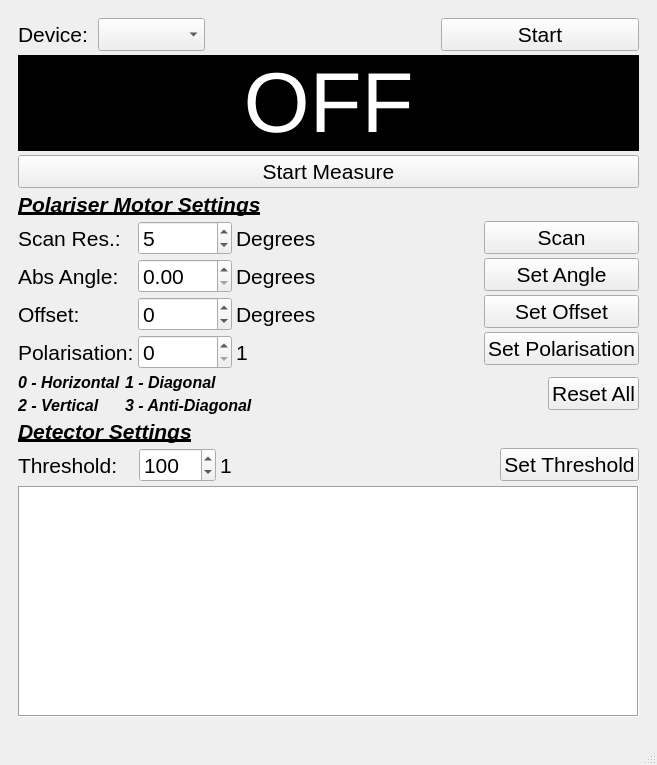
<?xml version="1.0" encoding="UTF-8"?>
<ui version="4.0">
 <class>main_window</class>
 <widget class="QMainWindow" name="main_window">
  <property name="geometry">
   <rect>
    <x>0</x>
    <y>0</y>
    <width>657</width>
    <height>765</height>
   </rect>
  </property>
  <property name="font">
   <font>
    <family>Arial</family>
    <pointsize>16</pointsize>
   </font>
  </property>
  <property name="windowTitle">
   <string>Cute Receiver</string>
  </property>
  <property name="windowIcon">
   <iconset>
    <normaloff>../../../../../../.designer/backup/icon.png</normaloff>../../../../../../.designer/backup/icon.png</iconset>
  </property>
  <property name="autoFillBackground">
   <bool>false</bool>
  </property>
  <widget class="QWidget" name="centralwidget">
   <property name="enabled">
    <bool>true</bool>
   </property>
   <property name="baseSize">
    <size>
     <width>0</width>
     <height>0</height>
    </size>
   </property>
   <layout class="QHBoxLayout" name="horizontalLayout_5">
    <property name="spacing">
     <number>6</number>
    </property>
    <item>
     <widget class="QWidget" name="widget" native="true">
      <layout class="QVBoxLayout" name="verticalLayout_5" stretch="0,0,0,0,0,0,0,0,2">
       <property name="spacing">
        <number>4</number>
       </property>
       <item>
        <layout class="QHBoxLayout" name="horizontalLayout_4" stretch="0,0,0,0">
         <item>
          <widget class="QLabel" name="deviceName">
           <property name="font">
            <font>
             <family>Arial</family>
             <pointsize>16</pointsize>
             <weight>50</weight>
             <italic>false</italic>
             <bold>false</bold>
            </font>
           </property>
           <property name="text">
            <string>Device: </string>
           </property>
          </widget>
         </item>
         <item>
          <widget class="QComboBox" name="deviceBox"/>
         </item>
         <item>
          <spacer name="horizontalSpacer_5">
           <property name="orientation">
            <enum>Qt::Horizontal</enum>
           </property>
           <property name="sizeHint" stdset="0">
            <size>
             <width>40</width>
             <height>20</height>
            </size>
           </property>
          </spacer>
         </item>
         <item>
          <widget class="QPushButton" name="buttonStart">
           <property name="sizePolicy">
            <sizepolicy hsizetype="Minimum" vsizetype="Fixed">
             <horstretch>0</horstretch>
             <verstretch>0</verstretch>
            </sizepolicy>
           </property>
           <property name="minimumSize">
            <size>
             <width>198</width>
             <height>0</height>
            </size>
           </property>
           <property name="font">
            <font>
             <family>Arial</family>
             <pointsize>16</pointsize>
            </font>
           </property>
           <property name="text">
            <string>Start</string>
           </property>
          </widget>
         </item>
        </layout>
       </item>
       <item>
        <widget class="QLabel" name="labelPower">
         <property name="palette">
          <palette>
           <active>
            <colorrole role="WindowText">
             <brush brushstyle="SolidPattern">
              <color alpha="255">
               <red>255</red>
               <green>255</green>
               <blue>255</blue>
              </color>
             </brush>
            </colorrole>
            <colorrole role="Button">
             <brush brushstyle="SolidPattern">
              <color alpha="255">
               <red>0</red>
               <green>0</green>
               <blue>0</blue>
              </color>
             </brush>
            </colorrole>
            <colorrole role="Light">
             <brush brushstyle="SolidPattern">
              <color alpha="255">
               <red>0</red>
               <green>0</green>
               <blue>0</blue>
              </color>
             </brush>
            </colorrole>
            <colorrole role="Midlight">
             <brush brushstyle="SolidPattern">
              <color alpha="255">
               <red>0</red>
               <green>0</green>
               <blue>0</blue>
              </color>
             </brush>
            </colorrole>
            <colorrole role="Dark">
             <brush brushstyle="SolidPattern">
              <color alpha="255">
               <red>0</red>
               <green>0</green>
               <blue>0</blue>
              </color>
             </brush>
            </colorrole>
            <colorrole role="Mid">
             <brush brushstyle="SolidPattern">
              <color alpha="255">
               <red>0</red>
               <green>0</green>
               <blue>0</blue>
              </color>
             </brush>
            </colorrole>
            <colorrole role="Text">
             <brush brushstyle="SolidPattern">
              <color alpha="255">
               <red>255</red>
               <green>255</green>
               <blue>255</blue>
              </color>
             </brush>
            </colorrole>
            <colorrole role="BrightText">
             <brush brushstyle="SolidPattern">
              <color alpha="255">
               <red>255</red>
               <green>255</green>
               <blue>255</blue>
              </color>
             </brush>
            </colorrole>
            <colorrole role="ButtonText">
             <brush brushstyle="SolidPattern">
              <color alpha="255">
               <red>255</red>
               <green>255</green>
               <blue>255</blue>
              </color>
             </brush>
            </colorrole>
            <colorrole role="Base">
             <brush brushstyle="SolidPattern">
              <color alpha="255">
               <red>0</red>
               <green>0</green>
               <blue>0</blue>
              </color>
             </brush>
            </colorrole>
            <colorrole role="Window">
             <brush brushstyle="SolidPattern">
              <color alpha="255">
               <red>0</red>
               <green>0</green>
               <blue>0</blue>
              </color>
             </brush>
            </colorrole>
            <colorrole role="Shadow">
             <brush brushstyle="SolidPattern">
              <color alpha="255">
               <red>0</red>
               <green>0</green>
               <blue>0</blue>
              </color>
             </brush>
            </colorrole>
            <colorrole role="AlternateBase">
             <brush brushstyle="SolidPattern">
              <color alpha="255">
               <red>0</red>
               <green>0</green>
               <blue>0</blue>
              </color>
             </brush>
            </colorrole>
            <colorrole role="ToolTipBase">
             <brush brushstyle="SolidPattern">
              <color alpha="255">
               <red>255</red>
               <green>255</green>
               <blue>220</blue>
              </color>
             </brush>
            </colorrole>
            <colorrole role="ToolTipText">
             <brush brushstyle="SolidPattern">
              <color alpha="255">
               <red>0</red>
               <green>0</green>
               <blue>0</blue>
              </color>
             </brush>
            </colorrole>
           </active>
           <inactive>
            <colorrole role="WindowText">
             <brush brushstyle="SolidPattern">
              <color alpha="255">
               <red>255</red>
               <green>255</green>
               <blue>255</blue>
              </color>
             </brush>
            </colorrole>
            <colorrole role="Button">
             <brush brushstyle="SolidPattern">
              <color alpha="255">
               <red>0</red>
               <green>0</green>
               <blue>0</blue>
              </color>
             </brush>
            </colorrole>
            <colorrole role="Light">
             <brush brushstyle="SolidPattern">
              <color alpha="255">
               <red>0</red>
               <green>0</green>
               <blue>0</blue>
              </color>
             </brush>
            </colorrole>
            <colorrole role="Midlight">
             <brush brushstyle="SolidPattern">
              <color alpha="255">
               <red>0</red>
               <green>0</green>
               <blue>0</blue>
              </color>
             </brush>
            </colorrole>
            <colorrole role="Dark">
             <brush brushstyle="SolidPattern">
              <color alpha="255">
               <red>0</red>
               <green>0</green>
               <blue>0</blue>
              </color>
             </brush>
            </colorrole>
            <colorrole role="Mid">
             <brush brushstyle="SolidPattern">
              <color alpha="255">
               <red>0</red>
               <green>0</green>
               <blue>0</blue>
              </color>
             </brush>
            </colorrole>
            <colorrole role="Text">
             <brush brushstyle="SolidPattern">
              <color alpha="255">
               <red>255</red>
               <green>255</green>
               <blue>255</blue>
              </color>
             </brush>
            </colorrole>
            <colorrole role="BrightText">
             <brush brushstyle="SolidPattern">
              <color alpha="255">
               <red>255</red>
               <green>255</green>
               <blue>255</blue>
              </color>
             </brush>
            </colorrole>
            <colorrole role="ButtonText">
             <brush brushstyle="SolidPattern">
              <color alpha="255">
               <red>255</red>
               <green>255</green>
               <blue>255</blue>
              </color>
             </brush>
            </colorrole>
            <colorrole role="Base">
             <brush brushstyle="SolidPattern">
              <color alpha="255">
               <red>0</red>
               <green>0</green>
               <blue>0</blue>
              </color>
             </brush>
            </colorrole>
            <colorrole role="Window">
             <brush brushstyle="SolidPattern">
              <color alpha="255">
               <red>0</red>
               <green>0</green>
               <blue>0</blue>
              </color>
             </brush>
            </colorrole>
            <colorrole role="Shadow">
             <brush brushstyle="SolidPattern">
              <color alpha="255">
               <red>0</red>
               <green>0</green>
               <blue>0</blue>
              </color>
             </brush>
            </colorrole>
            <colorrole role="AlternateBase">
             <brush brushstyle="SolidPattern">
              <color alpha="255">
               <red>0</red>
               <green>0</green>
               <blue>0</blue>
              </color>
             </brush>
            </colorrole>
            <colorrole role="ToolTipBase">
             <brush brushstyle="SolidPattern">
              <color alpha="255">
               <red>255</red>
               <green>255</green>
               <blue>220</blue>
              </color>
             </brush>
            </colorrole>
            <colorrole role="ToolTipText">
             <brush brushstyle="SolidPattern">
              <color alpha="255">
               <red>0</red>
               <green>0</green>
               <blue>0</blue>
              </color>
             </brush>
            </colorrole>
           </inactive>
           <disabled>
            <colorrole role="WindowText">
             <brush brushstyle="SolidPattern">
              <color alpha="255">
               <red>0</red>
               <green>0</green>
               <blue>0</blue>
              </color>
             </brush>
            </colorrole>
            <colorrole role="Button">
             <brush brushstyle="SolidPattern">
              <color alpha="255">
               <red>0</red>
               <green>0</green>
               <blue>0</blue>
              </color>
             </brush>
            </colorrole>
            <colorrole role="Light">
             <brush brushstyle="SolidPattern">
              <color alpha="255">
               <red>0</red>
               <green>0</green>
               <blue>0</blue>
              </color>
             </brush>
            </colorrole>
            <colorrole role="Midlight">
             <brush brushstyle="SolidPattern">
              <color alpha="255">
               <red>0</red>
               <green>0</green>
               <blue>0</blue>
              </color>
             </brush>
            </colorrole>
            <colorrole role="Dark">
             <brush brushstyle="SolidPattern">
              <color alpha="255">
               <red>0</red>
               <green>0</green>
               <blue>0</blue>
              </color>
             </brush>
            </colorrole>
            <colorrole role="Mid">
             <brush brushstyle="SolidPattern">
              <color alpha="255">
               <red>0</red>
               <green>0</green>
               <blue>0</blue>
              </color>
             </brush>
            </colorrole>
            <colorrole role="Text">
             <brush brushstyle="SolidPattern">
              <color alpha="255">
               <red>0</red>
               <green>0</green>
               <blue>0</blue>
              </color>
             </brush>
            </colorrole>
            <colorrole role="BrightText">
             <brush brushstyle="SolidPattern">
              <color alpha="255">
               <red>255</red>
               <green>255</green>
               <blue>255</blue>
              </color>
             </brush>
            </colorrole>
            <colorrole role="ButtonText">
             <brush brushstyle="SolidPattern">
              <color alpha="255">
               <red>0</red>
               <green>0</green>
               <blue>0</blue>
              </color>
             </brush>
            </colorrole>
            <colorrole role="Base">
             <brush brushstyle="SolidPattern">
              <color alpha="255">
               <red>0</red>
               <green>0</green>
               <blue>0</blue>
              </color>
             </brush>
            </colorrole>
            <colorrole role="Window">
             <brush brushstyle="SolidPattern">
              <color alpha="255">
               <red>0</red>
               <green>0</green>
               <blue>0</blue>
              </color>
             </brush>
            </colorrole>
            <colorrole role="Shadow">
             <brush brushstyle="SolidPattern">
              <color alpha="255">
               <red>0</red>
               <green>0</green>
               <blue>0</blue>
              </color>
             </brush>
            </colorrole>
            <colorrole role="AlternateBase">
             <brush brushstyle="SolidPattern">
              <color alpha="255">
               <red>0</red>
               <green>0</green>
               <blue>0</blue>
              </color>
             </brush>
            </colorrole>
            <colorrole role="ToolTipBase">
             <brush brushstyle="SolidPattern">
              <color alpha="255">
               <red>255</red>
               <green>255</green>
               <blue>220</blue>
              </color>
             </brush>
            </colorrole>
            <colorrole role="ToolTipText">
             <brush brushstyle="SolidPattern">
              <color alpha="255">
               <red>0</red>
               <green>0</green>
               <blue>0</blue>
              </color>
             </brush>
            </colorrole>
           </disabled>
          </palette>
         </property>
         <property name="font">
          <font>
           <family>Arial</family>
           <pointsize>64</pointsize>
           <weight>50</weight>
           <italic>false</italic>
           <bold>false</bold>
          </font>
         </property>
         <property name="layoutDirection">
          <enum>Qt::LeftToRight</enum>
         </property>
         <property name="autoFillBackground">
          <bool>true</bool>
         </property>
         <property name="text">
          <string>OFF</string>
         </property>
         <property name="alignment">
          <set>Qt::AlignCenter</set>
         </property>
        </widget>
       </item>
       <item>
        <widget class="QPushButton" name="measureButton">
         <property name="text">
          <string>Start Measure</string>
         </property>
        </widget>
       </item>
       <item>
        <widget class="QLabel" name="angle_3">
         <property name="font">
          <font>
           <family>Ubuntu</family>
           <pointsize>16</pointsize>
           <weight>75</weight>
           <italic>true</italic>
           <bold>true</bold>
           <underline>true</underline>
          </font>
         </property>
         <property name="text">
          <string>Polariser Motor Settings</string>
         </property>
        </widget>
       </item>
       <item>
        <layout class="QHBoxLayout" name="horizontalLayout_2">
         <item>
          <layout class="QVBoxLayout" name="verticalLayout_2">
           <item>
            <widget class="QLabel" name="angle_2">
             <property name="font">
              <font>
               <family>Arial</family>
               <pointsize>16</pointsize>
               <weight>50</weight>
               <italic>false</italic>
               <bold>false</bold>
              </font>
             </property>
             <property name="text">
              <string>Scan Res.:</string>
             </property>
            </widget>
           </item>
           <item>
            <widget class="QLabel" name="angle">
             <property name="font">
              <font>
               <family>Arial</family>
               <pointsize>16</pointsize>
               <weight>50</weight>
               <italic>false</italic>
               <bold>false</bold>
              </font>
             </property>
             <property name="text">
              <string>Abs Angle:</string>
             </property>
            </widget>
           </item>
           <item>
            <widget class="QLabel" name="offsetLabel">
             <property name="font">
              <font>
               <family>Arial</family>
               <pointsize>16</pointsize>
               <weight>50</weight>
               <italic>false</italic>
               <bold>false</bold>
              </font>
             </property>
             <property name="text">
              <string>Offset:</string>
             </property>
            </widget>
           </item>
           <item>
            <widget class="QLabel" name="polarisation">
             <property name="font">
              <font>
               <family>Arial</family>
               <pointsize>16</pointsize>
               <weight>50</weight>
               <italic>false</italic>
               <bold>false</bold>
              </font>
             </property>
             <property name="text">
              <string>Polarisation:</string>
             </property>
            </widget>
           </item>
          </layout>
         </item>
         <item>
          <layout class="QVBoxLayout" name="verticalLayout_3">
           <item>
            <widget class="QSpinBox" name="scanRes">
             <property name="minimum">
              <number>1</number>
             </property>
             <property name="maximum">
              <number>180</number>
             </property>
             <property name="value">
              <number>5</number>
             </property>
            </widget>
           </item>
           <item>
            <widget class="QDoubleSpinBox" name="angleInput">
             <property name="maximum">
              <double>360.000000000000000</double>
             </property>
            </widget>
           </item>
           <item>
            <widget class="QSpinBox" name="offsetInput">
             <property name="minimum">
              <number>-719</number>
             </property>
             <property name="maximum">
              <number>719</number>
             </property>
            </widget>
           </item>
           <item>
            <widget class="QSpinBox" name="polInput">
             <property name="showGroupSeparator" stdset="0">
              <bool>false</bool>
             </property>
             <property name="maximum">
              <number>3</number>
             </property>
            </widget>
           </item>
          </layout>
         </item>
         <item>
          <layout class="QVBoxLayout" name="verticalLayout_4">
           <item>
            <widget class="QLabel" name="degree0_2">
             <property name="font">
              <font>
               <family>Arial</family>
               <pointsize>16</pointsize>
               <weight>50</weight>
               <italic>false</italic>
               <bold>false</bold>
              </font>
             </property>
             <property name="text">
              <string>Degrees</string>
             </property>
            </widget>
           </item>
           <item>
            <widget class="QLabel" name="degree2">
             <property name="font">
              <font>
               <family>Arial</family>
               <pointsize>16</pointsize>
               <weight>50</weight>
               <italic>false</italic>
               <bold>false</bold>
              </font>
             </property>
             <property name="text">
              <string>Degrees</string>
             </property>
            </widget>
           </item>
           <item>
            <widget class="QLabel" name="degree0">
             <property name="font">
              <font>
               <family>Arial</family>
               <pointsize>16</pointsize>
               <weight>50</weight>
               <italic>false</italic>
               <bold>false</bold>
              </font>
             </property>
             <property name="text">
              <string>Degrees</string>
             </property>
            </widget>
           </item>
           <item>
            <widget class="QLabel" name="label_2">
             <property name="text">
              <string>1</string>
             </property>
            </widget>
           </item>
          </layout>
         </item>
         <item>
          <spacer name="horizontalSpacer_3">
           <property name="orientation">
            <enum>Qt::Horizontal</enum>
           </property>
           <property name="sizeHint" stdset="0">
            <size>
             <width>40</width>
             <height>20</height>
            </size>
           </property>
          </spacer>
         </item>
         <item>
          <layout class="QVBoxLayout" name="verticalLayout">
           <item>
            <widget class="QPushButton" name="startScan">
             <property name="text">
              <string>Scan</string>
             </property>
            </widget>
           </item>
           <item>
            <widget class="QPushButton" name="goToAngle">
             <property name="text">
              <string>Set Angle</string>
             </property>
            </widget>
           </item>
           <item>
            <widget class="QPushButton" name="setOffset">
             <property name="text">
              <string>Set Offset</string>
             </property>
            </widget>
           </item>
           <item>
            <widget class="QPushButton" name="goToPol">
             <property name="text">
              <string>Set Polarisation</string>
             </property>
            </widget>
           </item>
          </layout>
         </item>
        </layout>
       </item>
       <item>
        <layout class="QHBoxLayout" name="horizontalLayout_3" stretch="0,0,0">
         <item>
          <layout class="QGridLayout" name="gridLayout">
           <item row="0" column="0">
            <widget class="QLabel" name="deviceName_2">
             <property name="font">
              <font>
               <family>Ubuntu</family>
               <pointsize>12</pointsize>
               <weight>75</weight>
               <italic>true</italic>
               <bold>true</bold>
              </font>
             </property>
             <property name="text">
              <string>0 - Horizontal</string>
             </property>
            </widget>
           </item>
           <item row="0" column="1">
            <widget class="QLabel" name="deviceName_4">
             <property name="font">
              <font>
               <family>Ubuntu</family>
               <pointsize>12</pointsize>
               <weight>75</weight>
               <italic>true</italic>
               <bold>true</bold>
              </font>
             </property>
             <property name="text">
              <string>1 - Diagonal</string>
             </property>
            </widget>
           </item>
           <item row="1" column="0">
            <widget class="QLabel" name="deviceName_3">
             <property name="font">
              <font>
               <family>Ubuntu</family>
               <pointsize>12</pointsize>
               <weight>75</weight>
               <italic>true</italic>
               <bold>true</bold>
              </font>
             </property>
             <property name="text">
              <string>2 - Vertical</string>
             </property>
            </widget>
           </item>
           <item row="1" column="1">
            <widget class="QLabel" name="deviceName_5">
             <property name="font">
              <font>
               <family>Ubuntu</family>
               <pointsize>12</pointsize>
               <weight>75</weight>
               <italic>true</italic>
               <bold>true</bold>
              </font>
             </property>
             <property name="text">
              <string>3 - Anti-Diagonal</string>
             </property>
            </widget>
           </item>
          </layout>
         </item>
         <item>
          <spacer name="horizontalSpacer_2">
           <property name="orientation">
            <enum>Qt::Horizontal</enum>
           </property>
           <property name="sizeHint" stdset="0">
            <size>
             <width>40</width>
             <height>20</height>
            </size>
           </property>
          </spacer>
         </item>
         <item>
          <widget class="QPushButton" name="resetButton">
           <property name="sizePolicy">
            <sizepolicy hsizetype="Minimum" vsizetype="Fixed">
             <horstretch>0</horstretch>
             <verstretch>0</verstretch>
            </sizepolicy>
           </property>
           <property name="text">
            <string>Reset All</string>
           </property>
          </widget>
         </item>
        </layout>
       </item>
       <item>
        <widget class="QLabel" name="angle_5">
         <property name="font">
          <font>
           <family>Ubuntu</family>
           <pointsize>16</pointsize>
           <weight>75</weight>
           <italic>true</italic>
           <bold>true</bold>
           <underline>true</underline>
          </font>
         </property>
         <property name="text">
          <string>Detector Settings</string>
         </property>
        </widget>
       </item>
       <item>
        <layout class="QHBoxLayout" name="horizontalLayout" stretch="0,0,0,0,0">
         <item>
          <widget class="QLabel" name="label">
           <property name="font">
            <font>
             <family>Arial</family>
             <pointsize>16</pointsize>
             <weight>50</weight>
             <italic>false</italic>
             <bold>false</bold>
            </font>
           </property>
           <property name="text">
            <string>Threshold:   </string>
           </property>
          </widget>
         </item>
         <item>
          <widget class="QSpinBox" name="catchThInput">
           <property name="enabled">
            <bool>true</bool>
           </property>
           <property name="sizePolicy">
            <sizepolicy hsizetype="Minimum" vsizetype="Fixed">
             <horstretch>0</horstretch>
             <verstretch>0</verstretch>
            </sizepolicy>
           </property>
           <property name="minimum">
            <number>0</number>
           </property>
           <property name="maximum">
            <number>1023</number>
           </property>
           <property name="value">
            <number>100</number>
           </property>
          </widget>
         </item>
         <item>
          <widget class="QLabel" name="label_3">
           <property name="text">
            <string>1</string>
           </property>
          </widget>
         </item>
         <item>
          <spacer name="horizontalSpacer">
           <property name="orientation">
            <enum>Qt::Horizontal</enum>
           </property>
           <property name="sizeHint" stdset="0">
            <size>
             <width>40</width>
             <height>20</height>
            </size>
           </property>
          </spacer>
         </item>
         <item>
          <widget class="QPushButton" name="setCatchTh">
           <property name="sizePolicy">
            <sizepolicy hsizetype="Minimum" vsizetype="Fixed">
             <horstretch>0</horstretch>
             <verstretch>0</verstretch>
            </sizepolicy>
           </property>
           <property name="minimumSize">
            <size>
             <width>0</width>
             <height>0</height>
            </size>
           </property>
           <property name="text">
            <string>Set Threshold</string>
           </property>
          </widget>
         </item>
        </layout>
       </item>
       <item>
        <widget class="PlotWidget" name="plotWidget">
         <property name="sizePolicy">
          <sizepolicy hsizetype="Expanding" vsizetype="Expanding">
           <horstretch>0</horstretch>
           <verstretch>0</verstretch>
          </sizepolicy>
         </property>
         <property name="font">
          <font>
           <family>Arial</family>
           <pointsize>16</pointsize>
          </font>
         </property>
         <property name="styleSheet">
          <string notr="true"/>
         </property>
         <property name="frameShape">
          <enum>QFrame::Box</enum>
         </property>
         <property name="frameShadow">
          <enum>QFrame::Sunken</enum>
         </property>
         <property name="backgroundBrush">
          <brush brushstyle="SolidPattern">
           <color alpha="255">
            <red>255</red>
            <green>255</green>
            <blue>255</blue>
           </color>
          </brush>
         </property>
         <property name="foregroundBrush">
          <brush brushstyle="NoBrush">
           <color alpha="255">
            <red>0</red>
            <green>0</green>
            <blue>0</blue>
           </color>
          </brush>
         </property>
         <property name="interactive">
          <bool>true</bool>
         </property>
         <property name="sceneRect">
          <rectf>
           <x>0.000000000000000</x>
           <y>0.000000000000000</y>
           <width>0.000000000000000</width>
           <height>0.000000000000000</height>
          </rectf>
         </property>
         <property name="alignment">
          <set>Qt::AlignCenter</set>
         </property>
         <property name="transformationAnchor">
          <enum>QGraphicsView::AnchorViewCenter</enum>
         </property>
        </widget>
       </item>
      </layout>
     </widget>
    </item>
   </layout>
  </widget>
  <widget class="QMenuBar" name="menubar">
   <property name="geometry">
    <rect>
     <x>0</x>
     <y>0</y>
     <width>657</width>
     <height>21</height>
    </rect>
   </property>
  </widget>
  <widget class="QStatusBar" name="statusbar"/>
 </widget>
 <customwidgets>
  <customwidget>
   <class>PlotWidget</class>
   <extends>QGraphicsView</extends>
   <header location="global">pyqtgraph</header>
  </customwidget>
 </customwidgets>
 <resources/>
 <connections/>
 <designerdata>
  <property name="gridDeltaX">
   <number>5</number>
  </property>
  <property name="gridDeltaY">
   <number>5</number>
  </property>
  <property name="gridSnapX">
   <bool>true</bool>
  </property>
  <property name="gridSnapY">
   <bool>true</bool>
  </property>
  <property name="gridVisible">
   <bool>true</bool>
  </property>
 </designerdata>
</ui>
